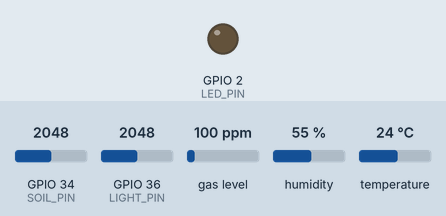
This sketch was run on a simulated ESP32. Parts: output pins drawn as LEDs (lit = HIGH). Inputs (shaded band) come from the test bench; at power-on: GPIO 34 (SOIL_PIN) = 2048, GPIO 36 (LIGHT_PIN) = 2048, gas level 100 ppm, humidity 55 %, temperature 24 °C. Nothing arrives over Bluetooth unless stated; a phone connects over Bluetooth LE 3 s after start; what the sketch prints to the serial monitor is not drawn.

Above: at 0.2 s.
At 3.1 s:
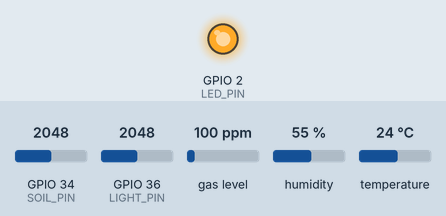
Timing chart, 0 to 4.6 s (numbered marks = the images above):
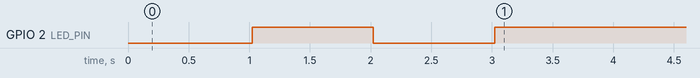

The sketch:

agrisense_sensor.ino
```cpp
/*
 * AgriSense ESP32 Multi-Sensor Node - BLE Version
 *
 * Sensors:
 * - AHT20: Temperature & Humidity (I2C)
 * - MH-Series: Light intensity (Analog LDR)
 * - Capacitive: Soil moisture (Analog)
 * - Mikroe-1630 (MQ-135): Air quality (CO2 PPM via MQUnifiedsensor)
 *
 * Communication: Bluetooth Low Energy (BLE)
 *
 * Libraries Required:
 * - Adafruit AHTX0
 * - ArduinoJson
 * - MQUnifiedsensor
 */

#include <BLEDevice.h>
#include <BLEServer.h>
#include <BLEUtils.h>
#include <BLE2902.h>
#include <Wire.h>
#include <Adafruit_AHTX0.h>
#include <ArduinoJson.h>
#include <MQUnifiedsensor.h>

// ============== CONFIGURATION ==============

// Device Identity - CHANGE FOR EACH NODE
#define DEVICE_NAME "AgriSense-003"
#define LOCATION "Greenhouse-A"

// Pin Definitions
#define I2C_SDA 21
#define I2C_SCL 22
#define LIGHT_PIN 36        // MH-Series LDR
#define SOIL_PIN 34         // Capacitive soil moisture
#define AIR_PIN 35          // Mikroe-1630 / MQ-135
#define LED_PIN 2

// Calibration Values
// Light sensor (MH-Series): Lower ADC = brighter
#define LIGHT_BRIGHT 500    // ADC value in bright light
#define LIGHT_DARK 4000     // ADC value in darkness

// Soil moisture: Lower ADC = wetter
#define SOIL_DRY 3500
#define SOIL_WET 1500

// MQ-135 Configuration
#define MQ135_BOARD "ESP32"
#define MQ135_VOLTAGE_RESOLUTION 5
#define MQ135_ADC_BIT_RESOLUTION 12  // ESP32 ADC is 12-bit (0-4095)
#define MQ135_RATIO_CLEAN_AIR 3.6    // RS/R0 ratio in clean air
#define MQ135_RL_VALUE 10            // Load resistance in kOhms

// Reading interval
#define READING_INTERVAL 5000  // 5 seconds

// ============== BLE UUIDs ==============

#define SERVICE_UUID        "4fafc201-1fb5-459e-8fcc-c5c9c331914b"
#define DATA_CHAR_UUID      "beb5483e-36e1-4688-b7f5-ea07361b26a8"

// ============== GLOBAL OBJECTS ==============

Adafruit_AHTX0 aht;
bool ahtFound = false;

// MQ-135 Sensor Object
MQUnifiedsensor MQ135(MQ135_BOARD, MQ135_VOLTAGE_RESOLUTION, MQ135_ADC_BIT_RESOLUTION, AIR_PIN, "MQ-135");

BLEServer* pServer = NULL;
BLECharacteristic* pDataChar = NULL;

bool deviceConnected = false;
unsigned long lastReadingTime = 0;

// ============== BLE CALLBACKS ==============

class ServerCallbacks: public BLEServerCallbacks {
    void onConnect(BLEServer* pServer) {
        deviceConnected = true;
        Serial.println("Client connected");
        digitalWrite(LED_PIN, HIGH);
    }

    void onDisconnect(BLEServer* pServer) {
        deviceConnected = false;
        Serial.println("Client disconnected");
        digitalWrite(LED_PIN, LOW);

        // Restart advertising
        delay(500);
        pServer->startAdvertising();
    }
};

// ============== SETUP ==============

void setup() {
    Serial.begin(115200);
    delay(100);

    Serial.println("\n========================================");
    Serial.println("  AgriSense Multi-Sensor Node (BLE)");
    Serial.println("========================================");
    Serial.printf("  Device:   %s\n", DEVICE_NAME);
    Serial.printf("  Location: %s\n", LOCATION);
    Serial.println("----------------------------------------\n");

    // Initialise pins
    pinMode(LED_PIN, OUTPUT);
    pinMode(LIGHT_PIN, INPUT);
    pinMode(SOIL_PIN, INPUT);
    pinMode(AIR_PIN, INPUT);

    // Initialise I2C and AHT20
    Wire.begin(I2C_SDA, I2C_SCL);

    Serial.print("AHT20 sensor: ");
    if (aht.begin()) {
        ahtFound = true;
        Serial.println("Found");
    } else {
        Serial.println("Not found");
    }

    // Initialise MQ-135 Air Quality Sensor
    Serial.print("MQ-135 sensor: ");
    MQ135.setRegressionMethod(1); // PPM = a*ratio^b
    MQ135.setA(110.47);            // For CO2
    MQ135.setB(-2.862);            // For CO2
    MQ135.setR0(MQ135_RL_VALUE);   // Set load resistance

    MQ135.init();

    // Calibration (optional - uncomment if you want to calibrate in clean air)
    // Serial.print("Calibrating MQ-135 (ensure clean air)... ");
    // float calcR0 = 0;
    // for(int i = 1; i <= 10; i++) {
    //     MQ135.update();
    //     calcR0 += MQ135.calibrate(MQ135_RATIO_CLEAN_AIR);
    // }
    // MQ135.setR0(calcR0/10);
    // Serial.println("Done");

    Serial.println("Initialized");

    // Initialise BLE
    Serial.print("BLE: ");
    BLEDevice::init(DEVICE_NAME);

    pServer = BLEDevice::createServer();
    pServer->setCallbacks(new ServerCallbacks());

    BLEService* pService = pServer->createService(SERVICE_UUID);

    pDataChar = pService->createCharacteristic(
        DATA_CHAR_UUID,
        BLECharacteristic::PROPERTY_READ |
        BLECharacteristic::PROPERTY_NOTIFY
    );
    pDataChar->addDescriptor(new BLE2902());

    pService->start();

    BLEAdvertising* pAdvertising = BLEDevice::getAdvertising();
    pAdvertising->addServiceUUID(SERVICE_UUID);
    pAdvertising->setScanResponse(true);
    BLEDevice::startAdvertising();

    Serial.println("Advertising");
    Serial.println("\nWaiting for connection...\n");
}

// ============== MAIN LOOP ==============

void loop() {
    unsigned long now = millis();

    if (now - lastReadingTime >= READING_INTERVAL) {
        lastReadingTime = now;
        readAndBroadcast();
    }

    // Blink LED when not connected
    if (!deviceConnected) {
        digitalWrite(LED_PIN, (millis() / 1000) % 2);
    }

    delay(100);
}

// ============== SENSOR READING ==============

void readAndBroadcast() {
    // Create JSON document
    StaticJsonDocument<512> doc;

    doc["node_id"] = DEVICE_NAME;
    doc["location"] = LOCATION;

    // Read AHT20 (Temperature & Humidity)
    if (ahtFound) {
        sensors_event_t humidity, temp;
        aht.getEvent(&humidity, &temp);

        if (!isnan(temp.temperature)) {
            doc["temperature"] = round(temp.temperature * 10) / 10.0;
        }
        if (!isnan(humidity.relative_humidity)) {
            doc["humidity"] = round(humidity.relative_humidity * 10) / 10.0;
        }
    }

    // Read Light Sensor (MH-Series LDR)
    int lightRaw = analogRead(LIGHT_PIN);
    // Invert: MH-Series outputs lower values in bright light
    float lightPercent = map(constrain(lightRaw, LIGHT_BRIGHT, LIGHT_DARK),
                             LIGHT_DARK, LIGHT_BRIGHT, 0, 100);
    doc["light"] = (int)lightPercent;
    doc["light_raw"] = lightRaw;

    // Read Soil Moisture
    int soilRaw = analogRead(SOIL_PIN);
    float soilPercent = map(constrain(soilRaw, SOIL_WET, SOIL_DRY),
                            SOIL_DRY, SOIL_WET, 0, 100);
    doc["soil"] = (int)soilPercent;
    doc["soil_raw"] = soilRaw;

    // Read Air Quality (MQ-135) using MQUnifiedsensor
    MQ135.update();  // Update sensor readings
    float co2_ppm = MQ135.readSensor();  // Read CO2 in PPM

    // Convert PPM to air quality index (0-100)
    // Good air: 400-1000 PPM CO2
    // Poor air: 1000-5000 PPM CO2
    float airIndex = map(constrain(co2_ppm, 400, 5000), 400, 5000, 0, 100);

    doc["air_quality"] = (int)airIndex;
    doc["air_ppm"] = round(co2_ppm * 10) / 10.0;  // CO2 in PPM
    doc["air_raw"] = MQ135.getVoltage();          // Voltage reading

    // Serialise to JSON
    String payload;
    serializeJson(doc, payload);

    // Print to Serial
    Serial.println("Sensor Reading:");
    Serial.printf("   Temp: %.1f°C, Humidity: %.1f%%\n",
                  doc["temperature"].as<float>(),
                  doc["humidity"].as<float>());
    Serial.printf("   Light: %d%%, Soil: %d%%\n",
                  doc["light"].as<int>(),
                  doc["soil"].as<int>());
    Serial.printf("   Air Quality: %d (CO2: %.1f PPM)\n",
                  doc["air_quality"].as<int>(),
                  doc["air_ppm"].as<float>());

    // Broadcast via BLE
    if (deviceConnected) {
        pDataChar->setValue(payload.c_str());
        pDataChar->notify();
        Serial.println("Sent via BLE");
    } else {
        Serial.println("No client connected");
    }

    Serial.println();
}
```

Measured:
- by itself, GPIO 2 (LED_PIN): LOW → HIGH at 1.0 s, → LOW 1.0 s later, → HIGH 1.0 s later
